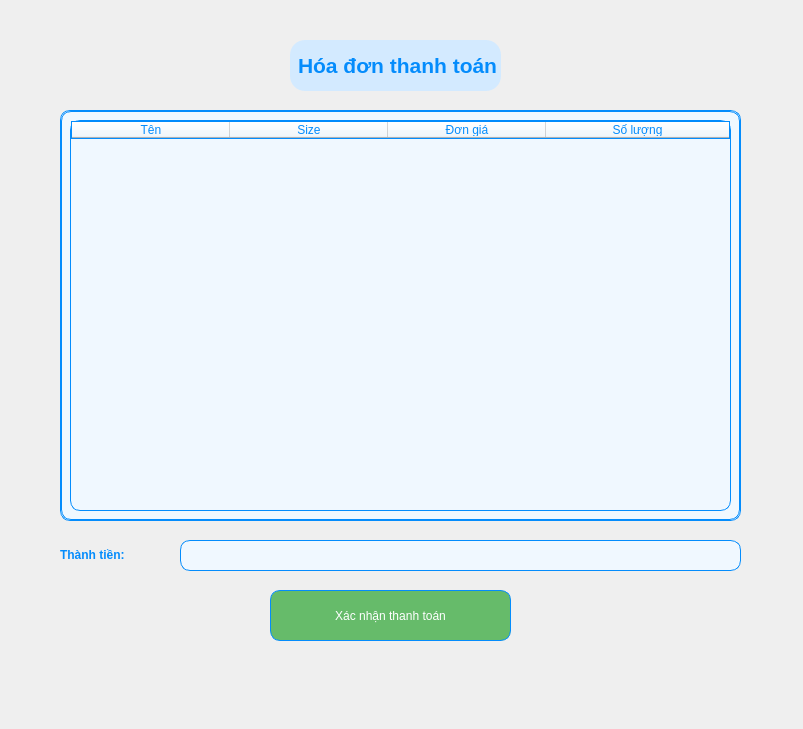
<?xml version="1.0" encoding="UTF-8"?>
<ui version="4.0">
 <class>MainWindow</class>
 <widget class="QMainWindow" name="MainWindow">
  <property name="geometry">
   <rect>
    <x>0</x>
    <y>0</y>
    <width>803</width>
    <height>729</height>
   </rect>
  </property>
  <property name="maximumSize">
   <size>
    <width>16777215</width>
    <height>16777215</height>
   </size>
  </property>
  <property name="windowTitle">
   <string>Skibidi Water</string>
  </property>
  <property name="windowIcon">
   <iconset>
    <normaloff>../../../images/skibidi.png</normaloff>../../../images/skibidi.png</iconset>
  </property>
  <widget class="QWidget" name="centralwidget">
   <widget class="QLabel" name="label">
    <property name="geometry">
     <rect>
      <x>290</x>
      <y>40</y>
      <width>211</width>
      <height>51</height>
     </rect>
    </property>
    <property name="styleSheet">
     <string notr="true">color: rgb(4, 140, 252);
border-radius: 15px;
padding: 5px;
background-color: rgb(211, 234, 255);</string>
    </property>
    <property name="text">
     <string>&lt;html&gt;&lt;head/&gt;&lt;body&gt;&lt;p&gt;&lt;span style=&quot; font-size:16pt; font-weight:696; color:#048cfc;&quot;&gt;Hóa đơn thanh toán&lt;/span&gt;&lt;/p&gt;&lt;/body&gt;&lt;/html&gt;</string>
    </property>
   </widget>
   <widget class="QPushButton" name="Xacnhanbutton">
    <property name="geometry">
     <rect>
      <x>270</x>
      <y>590</y>
      <width>241</width>
      <height>51</height>
     </rect>
    </property>
    <property name="styleSheet">
     <string notr="true">QPushButton {
    /* Kiểu mặc định của nút */
background-color: rgb(102, 187, 106);
color: rgb(255, 255, 255);
font: 75 15pt &quot;MS Shell Dlg 2&quot;;
border-radius: 10px;
border: 1px solid #048cfc;
}

/* Khi di chuột qua nút */
QPushButton:hover {
background-color: rgb(84, 187, 91);
}

/* Khi nhấn nút */
QPushButton:pressed {
background-color: rgb(44, 195, 49);
    /* Bạn có thể thay đổi màu chữ, viền... nếu muốn */
}</string>
    </property>
    <property name="text">
     <string>Xác nhận thanh toán</string>
    </property>
   </widget>
   <widget class="QScrollArea" name="scrollArea">
    <property name="geometry">
     <rect>
      <x>60</x>
      <y>110</y>
      <width>681</width>
      <height>411</height>
     </rect>
    </property>
    <property name="styleSheet">
     <string notr="true">
background-color: #F0F8FF;
font: 75 12pt &quot;MS Shell Dlg 2&quot;;
color: #048cfc;
border-radius: 10px;
border: 1px solid #048cfc;

</string>
    </property>
    <property name="widgetResizable">
     <bool>true</bool>
    </property>
    <widget class="QWidget" name="scrollAreaWidgetContents">
     <property name="geometry">
      <rect>
       <x>0</x>
       <y>0</y>
       <width>679</width>
       <height>409</height>
      </rect>
     </property>
     <layout class="QVBoxLayout" name="verticalLayout_2">
      <item>
       <widget class="QTableWidget" name="hoadonthanhtoanwidget">
        <property name="minimumSize">
         <size>
          <width>0</width>
          <height>0</height>
         </size>
        </property>
        <property name="styleSheet">
         <string notr="true">
background-color: #F0F8FF;
font: 75 12pt &quot;MS Shell Dlg 2&quot;;
color: #048cfc;
border-radius: 10px;
border: 1px solid #048cfc;

</string>
        </property>
        <attribute name="horizontalHeaderCascadingSectionResizes">
         <bool>true</bool>
        </attribute>
        <attribute name="horizontalHeaderDefaultSectionSize">
         <number>158</number>
        </attribute>
        <attribute name="horizontalHeaderStretchLastSection">
         <bool>true</bool>
        </attribute>
        <column>
         <property name="text">
          <string>Tên</string>
         </property>
        </column>
        <column>
         <property name="text">
          <string>Size</string>
         </property>
        </column>
        <column>
         <property name="text">
          <string>Đơn giá</string>
         </property>
        </column>
        <column>
         <property name="text">
          <string>Số lượng</string>
         </property>
        </column>
       </widget>
      </item>
     </layout>
    </widget>
   </widget>
   <widget class="QLabel" name="label_2">
    <property name="geometry">
     <rect>
      <x>60</x>
      <y>540</y>
      <width>121</width>
      <height>31</height>
     </rect>
    </property>
    <property name="styleSheet">
     <string notr="true">font: 12pt &quot;MS Shell Dlg 2&quot;;</string>
    </property>
    <property name="text">
     <string>&lt;html&gt;&lt;head/&gt;&lt;body&gt;&lt;p&gt;&lt;span style=&quot; font-weight:696; color:#048cfc;&quot;&gt;Thành tiền:&lt;/span&gt;&lt;/p&gt;&lt;/body&gt;&lt;/html&gt;</string>
    </property>
   </widget>
   <widget class="QLabel" name="Thanhtien">
    <property name="geometry">
     <rect>
      <x>180</x>
      <y>540</y>
      <width>561</width>
      <height>31</height>
     </rect>
    </property>
    <property name="styleSheet">
     <string notr="true">
background-color: #F0F8FF;
font: 75 12pt &quot;MS Shell Dlg 2&quot;;
color: #048cfc;
border-radius: 10px;
border: 1px solid #048cfc;

</string>
    </property>
    <property name="text">
     <string/>
    </property>
   </widget>
   <widget class="QLabel" name="label_4">
    <property name="geometry">
     <rect>
      <x>-310</x>
      <y>-230</y>
      <width>1111</width>
      <height>1201</height>
     </rect>
    </property>
    <property name="text">
     <string/>
    </property>
    <property name="pixmap">
     <pixmap>../../../images/backround.png</pixmap>
    </property>
    <property name="scaledContents">
     <bool>true</bool>
    </property>
   </widget>
   <zorder>label_4</zorder>
   <zorder>label</zorder>
   <zorder>Xacnhanbutton</zorder>
   <zorder>scrollArea</zorder>
   <zorder>label_2</zorder>
   <zorder>Thanhtien</zorder>
  </widget>
 </widget>
 <resources/>
 <connections/>
</ui>
